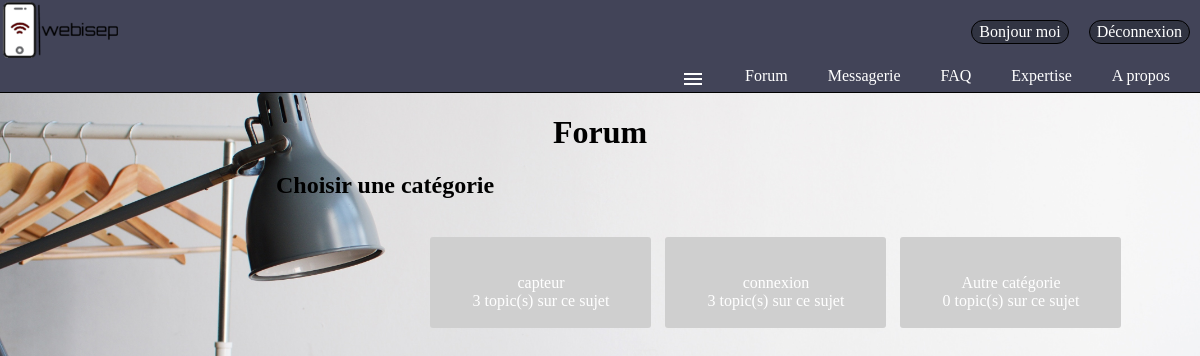
The page /index.php?action=forum (signed in) on the database its author committed.
### tables this page shows
CREATE TABLE IF NOT EXISTS `membres` (
  `id` int(11) NOT NULL AUTO_INCREMENT,
  `pseudo` varchar(255) NOT NULL,
  `mail` varchar(255) NOT NULL,
  `motdepasse` text NOT NULL,
  `confirmkey` varchar(255) NOT NULL,
  `confirme` int(1) NOT NULL DEFAULT '0',
  `nom` varchar(255) NOT NULL,
  `prenom` varchar(255) NOT NULL,
  `adresse` text NOT NULL,
  `codepostal` int(11) NOT NULL,
  `ville` text NOT NULL,
  `admin` int(11) NOT NULL DEFAULT '0',
  `fav` int(11) DEFAULT NULL,
  PRIMARY KEY (`id`)
);

CREATE TABLE IF NOT EXISTS `categorie` (
  `id` int(11) NOT NULL AUTO_INCREMENT,
  `nom` text NOT NULL,
  PRIMARY KEY (`id`)
);

### controllers/controller.php (called while the page is built, shortened)
<?php
include "models/model.php";
function forum() {
  $reqcategories= affichForum();
    include "views/forum.php";
}
?>

### models/model.php (called while the page is built, shortened)
<?php
function affichForum(){
	$bdd=bdd();
	$reqcategories=$bdd -> prepare('SELECT* FROM categorie ');
	$reqcategories->execute(array());
	return $reqcategories;
}
function affichNbTopic($num){
	$bdd=bdd();
	$reqNbmessage=$bdd ->prepare("SELECT COUNT(titre) FROM topic WHERE id_categorie=?");
	$reqNbmessage->execute(array($num));
	$nbmessage=$reqNbmessage ->fetch();
	return $nbmessage;
}
function fav($idm) {
	$bdd = bdd();
	$fav = $bdd->prepare("SELECT fav FROM membres WHERE id = ?");
	$fav->execute(array($idm));
	return $fav;
}
?>

### views/forum.php (the view, shortened to what this page needs)
<?php include("General.php");
 ?>
<html>
<head>
	<link rel="stylesheet" href="design/forum.css" />
</head>
<body>
	<h1 align="center">Forum</h1>
	<h2>Choisir une catégorie</h2><br>
<div class="totalCategorie" >
<?php
while($listeCategories=$reqcategories ->fetch()){
	$num=$listeCategories['id'];
	$nbmessage=affichNbTopic($num);
	?>
	<div id="boite">
		<a class="categorie" href="index.php?action=categorie&var=<?php echo $listeCategories['nom']?>">
			<?php echo $listeCategories['nom'].'<br>'.$nbmessage[0]." topic(s) sur ce sujet"."<br>"?>
		</a>
	</div>
<?php
}
?>
</div>
</body>
</html>

### views/General.php (shortened to what this page needs)
<html>
	<head>
		<link rel="stylesheet" href="design /General.css" />
	</head>
	<body class="body_header">
		<header>
			<a href="index.php?action=accueil"><img class="logo" src="image/Logo2.png" alt="logo" id="logo"class="flottant"/></a>
			<?php
			if (empty($_SESSION['pseudo'])) {?>
				<a class="menu-espaceclient" href=index.php?action=connexion>Connexion</a>
				<a class="menu-inscription" href=index.php?action=inscription>Inscription</a>
				<?php }
			else  {?>
				<a class="menu-espaceclient" href=index.php?action=deconnexion>Déconnexion</a>
				<a class="menu-inscription" href=index.php?action=profil>Bonjour <?php echo $_SESSION['pseudo']?></a>
			<?php } ?>
			<nav class="barre_navigation">
				<ul>
					<li class="onglet"><a href="index.php?action=AProposDeNous">A propos</a></li>
					<li class="onglet"><a href="index.php?action=expertise">Expertise </a></li>
					<li class="onglet"><a href="index.php?action=FAQ">FAQ</a></li>
					<?php if (!empty($_SESSION['pseudo'])) { ?>
					<li class="onglet"><a href="index.php?action=billet">Messagerie</a></li>
					<?php } else { ?>
					<li class="onglet"><a href="index.php?action=contact">Contact</a></li>
					<?php }?>
					<li class="onglet"><a href="index.php?action=forum">Forum </a></li>
					<?php  if(isset($_SESSION["admin"]) AND $_SESSION["admin"] == 1) { ?>
					<li class="onglet"><a href="index.php?action=profil">Profils</a></li>
					<?php }
					else if (!empty($_SESSION['pseudo'])) {
						$idm = intval($_SESSION['id']);
						$fav = fav($idm);
						foreach($fav as $row) {
							$idh = $row['fav']; ?>
					<li class="onglet"><a href="#"><i class="material-icons">menu</i></a>
					</li>
						<?php } } ?>
				</ul>
			</nav>
		</header>
	</body>
</html>

### design/General.css (style rules this page uses)
.logo { width: 10%; height: auto; }
.barre_navigation >ul { margin: 0px; padding: 0px; }
.onglet { list-style-type: none; }
.barre_navigation { width: 100%; border-bottom: black 1px solid; background-color: #424458; height: 30px; }
.barre_navigation> ul> li { float: right; position: relative; }
.barre_navigation> ul::after { content:""; display: block; }
.barre_navigation a { display: inline-block; text-decoration: none; }
.barre_navigation> ul> li> a { padding: 5px 30px; padding-left: 10px; color: white; }
.menu-espaceclient, .menu-inscription { border-radius: 20px; border: 1px solid black; text-decoration: none; margin: 10px; margin-top: 20px; padding: 2px 7px; position:relative; float: right; color: white; background-color: #313442; }
header { background-color: #424458; }

### design/forum.css (style rules this page uses)
.categorie { padding: 37px 10px 18px 11px; background-color: #cfcfcf; width: 200px; text-align: center; margin-bottom: 10px; float: left; margin-left: 10px; color: white; text-decoration: none; border-radius: 3px; }
h2 { padding-left: 23%; }
.totalCategorie { width: 65%; margin-left: 30%; margin-right: auto; float: right; }
body { background-image:url(../image/mur1.jpg); background-size: cover; background-attachment: fixed; background-repeat: no-repeat; image-rendering: optimizeQuality; backface-visibility: visible; }
#boite { display: inline-grid; }

### rows shown on the page
categorie: nom "capteur", nbmessage "3"
categorie: nom "connexion", nbmessage "3"
categorie: nom "Autre catégorie", nbmessage "0"

### other values the page prints
$_SESSION['pseudo'] "moi"
